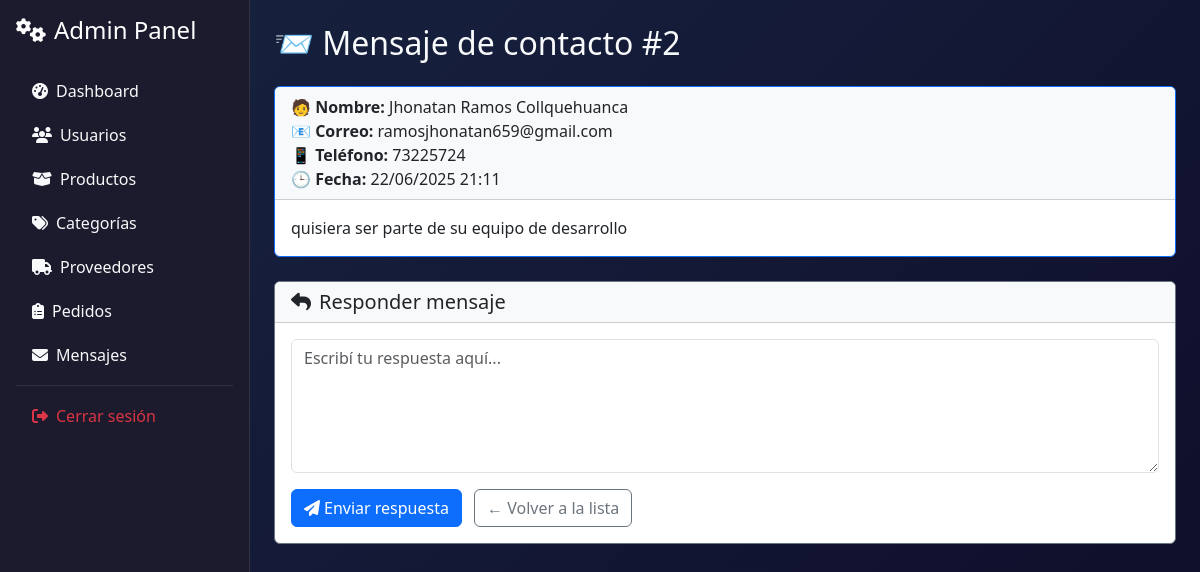
Page /admin/ver/2 (signed in) on the committed database.
### models/mensaje_contacto.py (models this page shows, shortened)
class MensajeContacto(db.Model):
    __tablename__ = 'mensajes_contacto'
    id = db.Column(db.Integer, primary_key=True)
    nombre = db.Column(db.String(100), nullable=False)
    email = db.Column(db.String(100), nullable=False)
    telefono = db.Column(db.String(20))
    mensaje = db.Column(db.Text, nullable=False)
    fecha = db.Column(db.DateTime, default=datetime.utcnow)
    respondido = db.Column(db.Boolean, default=False)

### controllers/mensaje_controller.py (the view)
@mensaje_bp.route('/admin/ver/<int:id>')
def admin_ver(id):
    if session.get('rol') != 'admin':
        flash('Acceso no autorizado.', 'danger')
        return redirect(url_for('inicio'))
    mensaje = MensajeContacto.query.get_or_404(id)
    return render_template('admin/mensajes/ver.html', mensaje=mensaje)

### app.py (called while the page is built)
@app.context_processor
def inject_active_path():
    def is_active(path):
        return 'active' if request.path == path else ''
    return dict(is_active=is_active)

@app.context_processor
def cantidad_carrito():
    def contar_productos():
        if session.get('rol') == 'cliente' and session.get('id'):
            items = Carrito.query.filter_by(usuario_id=session['id']).all()
            return len(items)
        return 0
    return dict(cantidad_en_carrito=contar_productos())

### templates/admin/mensajes/ver.html (shortened to what this page needs)
{% extends 'base_admin.html' %}
{% block content %}
<h2 class="mb-4">📨 Mensaje de contacto #{{ mensaje.id }}</h2>
<div class="card border-primary mb-4">
  <div class="card-header bg-light">
    <strong>🧑 Nombre:</strong> {{ mensaje.nombre }}<br>
    <strong>📧 Correo:</strong> {{ mensaje.email }}<br>
    <strong>📱 Teléfono:</strong> {{ mensaje.telefono or 'No proporcionado' }}<br>
    <strong>🕒 Fecha:</strong> {{ mensaje.fecha.strftime('%d/%m/%Y %H:%M') }}
  </div>
  <div class="card-body">
    <p class="mb-0 text-dark" style="white-space: pre-wrap;">{{ mensaje.mensaje }}</p>
  </div>
</div>
<div class="card border-secondary">
  <div class="card-header bg-light">
    <h5 class="mb-0"><i class="fas fa-reply me-2"></i>Responder mensaje</h5>
  </div>
  <div class="card-body">
    <form action="{{ url_for('mensaje.admin_responder', id=mensaje.id) }}" method="post">
      <div class="mb-3">
        <textarea name="respuesta" rows="5" class="form-control" placeholder="Escribí tu respuesta aquí..." required></textarea>
      </div>
      <button type="submit" class="btn btn-primary">
        <i class="fas fa-paper-plane me-1"></i>Enviar respuesta
      </button>
      <a href="{{ url_for('mensaje.admin_lista') }}" class="btn btn-outline-secondary ms-2">
        ← Volver a la lista
      </a>
    </form>
  </div>
</div>
{% endblock %}

### templates/base_admin.html (style rules this page uses)
:root { --admin-sidebar: #1a1a2e; --admin-main: #16213e; --admin-accent: #0f3460; }
body { font-family: 'Segoe UI', system-ui, sans-serif; overflow-x: hidden; }

### rows in the picture
MensajeContacto: id "2", nombre "Jhonatan Ramos Collquehuanca", email "ramosjhonatan659@gmail.com", telefono "73225724", fecha "22/06/2025 21:11", mensaje "quisiera ser parte de su equipo de desarrollo"
